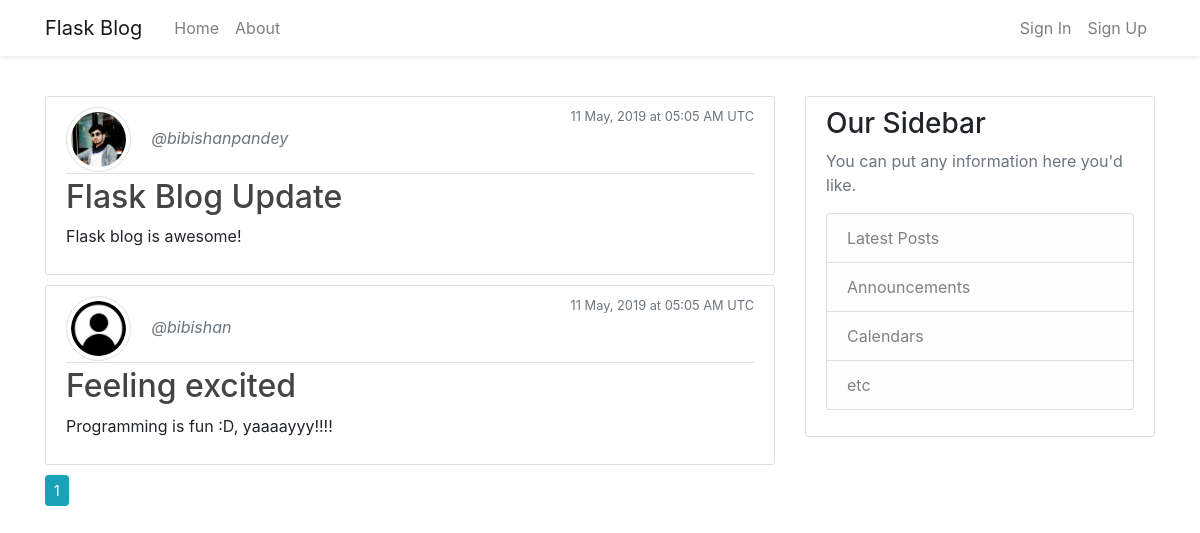
The app's page /home, older data.
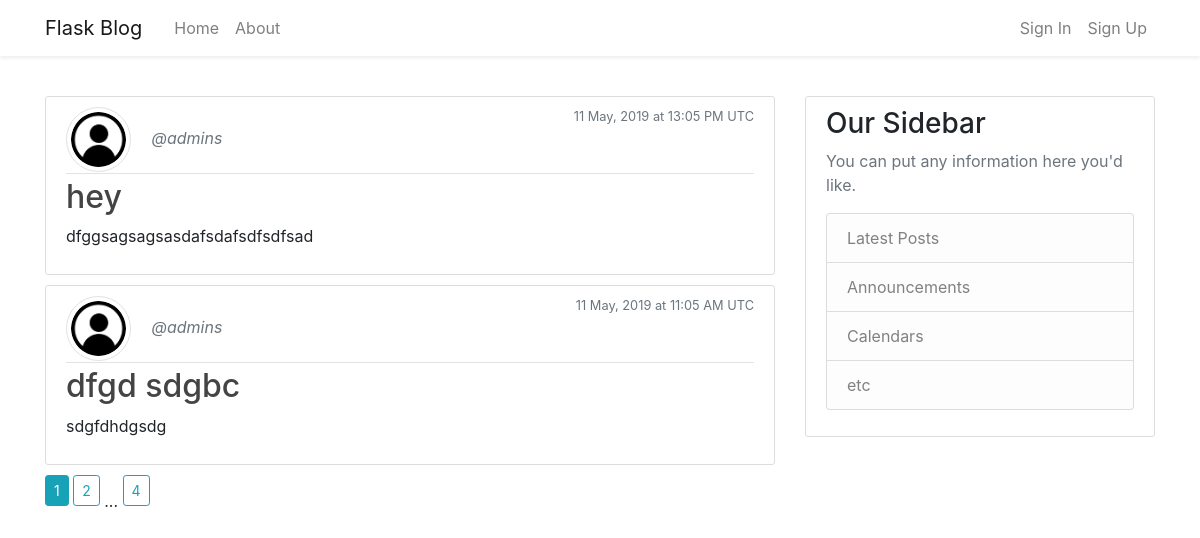
The same page, newer data.
### flask_blog/models.py (models this page shows, shortened)
class Post(db.Model):
    id = db.Column(db.Integer, primary_key = True)
    title = db.Column(db.String(100), nullable = False)
    date_posted = db.Column(db.DateTime, nullable = False, default = datetime.utcnow)
    content = db.Column(db.Text, nullable = False)
    user_id = db.Column(db.Integer, db.ForeignKey('user.id'), nullable = False)

class User(db.Model, UserMixin):
    id = db.Column(db.Integer, primary_key = True)
    username = db.Column(db.String(20), unique = True, nullable = False)
    email = db.Column(db.String(120), unique = True, nullable = False)
    image_file = db.Column(db.String(20), nullable = False, default = 'default.png')
    password = db.Column(db.String(60), nullable = False)
    posts = db.relationship('Post', backref = 'author', lazy = True)

### flask_blog/main/routes.py (the view)
@main.route("/")
@main.route("/home")
def home():
    page = request.args.get('page', 1, type = int)
    posts = Post.query.order_by(Post.date_posted.desc()).paginate(page = page, per_page = 2)
    return render_template('home.html', posts = posts)

### flask_blog/templates/home.html
{% extends 'layout.html' %}
{% block content %}
    {% for post in posts.items %}
        <article class="media content-section">
            <div class="media-body">
                <div class="article-metadata">
                    <img class="rounded-circle article-img img-thumbnail" src="{{ url_for('static', filename = 'images/' + post.author.image_file) }}">
                    <a class="mr-2 text-muted font-italic" href="{{ url_for('users.user_posts', username = post.author.username) }}">@{{ post.author.username }}</a>
                    <small class="text-muted float-right">{{ post.date_posted.strftime('%d %B, %Y at %H:%m %p UTC') }}</small>
                </div>
                <h2><a class="article-title" href="{{ url_for('posts.post', post_id = post.id) }}">{{ post.title }}</a></h2>
                <p class="article-content">{{ post.content }}</p>
            </div>
        </article>
    {% endfor %}
    {% for page_num in posts.iter_pages(left_edge=1, right_edge=1, left_current=1, right_current=2) %}
        {% if page_num %}
            {% if posts.page == page_num %}
                <a class="btn btn-sm btn-info mb-4" href="{{ url_for('main.home', page=page_num) }}">{{ page_num }}</a>
            {% else %}
                <a class="btn btn-sm btn-outline-info mb-4" href="{{ url_for('main.home', page = page_num) }}">{{ page_num }}</a>
            {% endif %}
        {% else %}
            ...
        {% endif %}
    {% endfor %}
{% endblock content %}

Row changes from the older to the newer data that the page shows:
no longer on this page (row unchanged): Post: image_file (picture), author.username "bibishanpandey", date_posted "11 May, 2019 at 05:05 AM UTC", title "Flask Blog Update", content "Flask blog is awesome!"
no longer on this page (row unchanged): Post: image_file (placeholder picture), author.username "bibishan", date_posted "11 May, 2019 at 05:05 AM UTC", title "Feeling excited", content "Programming is fun :D, yaaaayyy!!!!"
added Post: image_file (placeholder picture), author.username "admins", date_posted "11 May, 2019 at 13:05 PM UTC", title "hey", content "dfggsagsagsasdafsdafsdfsdfsad"
added Post: image_file (placeholder picture), author.username "admins", date_posted "11 May, 2019 at 11:05 AM UTC", title "dfgd sdgbc", content "sdgfdhdgsdg"
Text that changed along with them:
new list line: "2"
new list line: "4"
